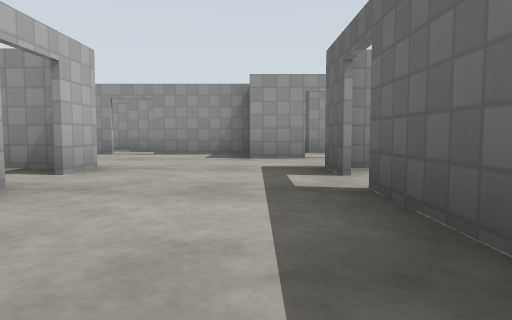
[1] (above)

24 first-person views from a walk through a world built for the Gazebo simulator. The camera is 0.72 m above the floor, tilts 4° down and sees 70° across. The floor is counted in squares, 2 m on a side. Each view is taken from the middle of a square. On the plan, view 1 faces up. The plan holds only what a view shows up to about 9 squares ahead; the rest is blank. The place goes on beyond the plan. Gazebo's built-in surfaces are drawn with simple patterns. Some surface patterns are stand-ins.

[2]
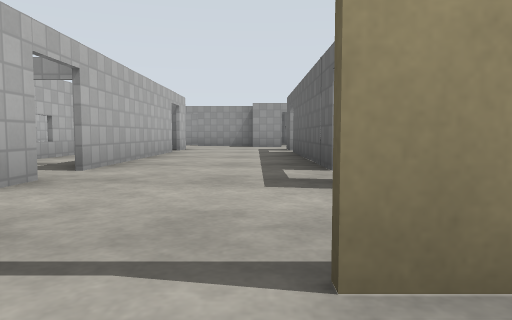

[3]
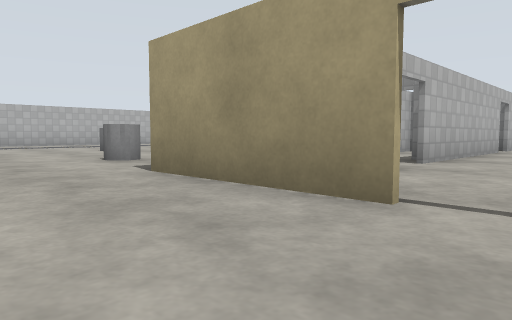

[4]
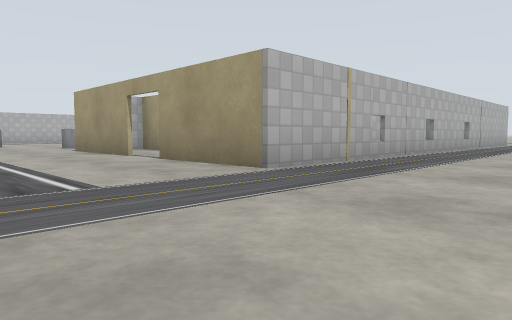

[5]
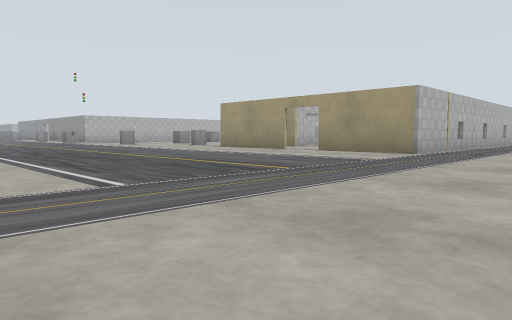

[6]
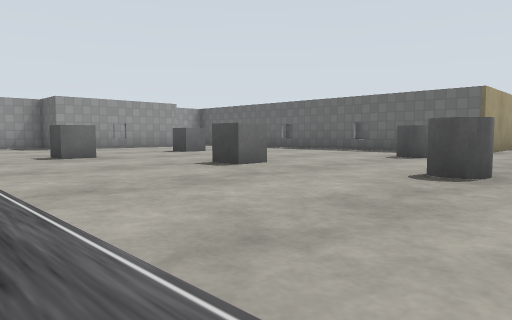

[7]
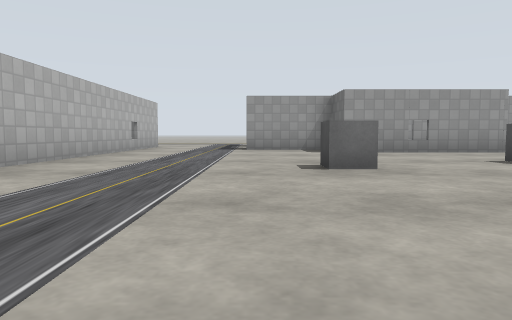

[8]
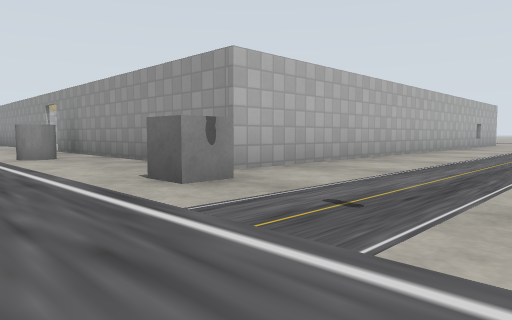

[9]
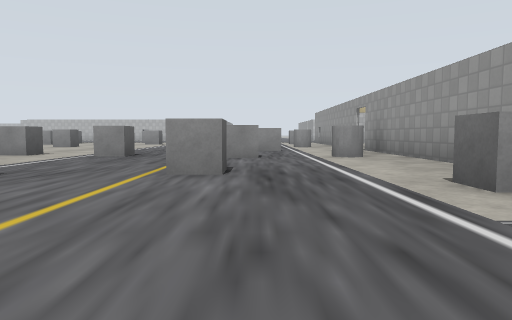

[10]
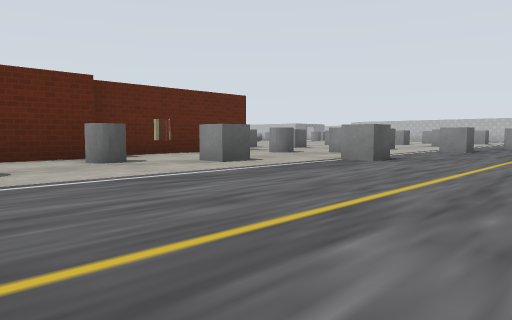

[11]
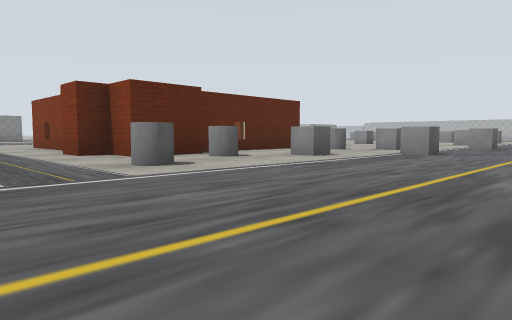

[12]
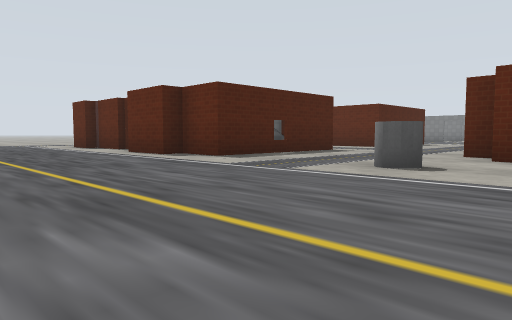

[13]
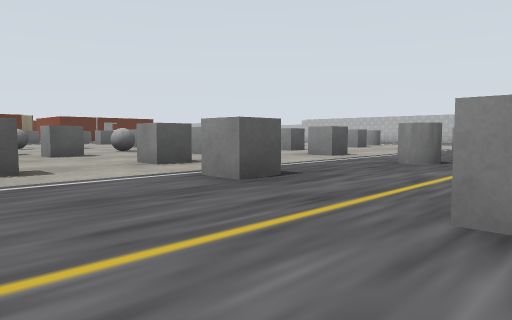

[14]
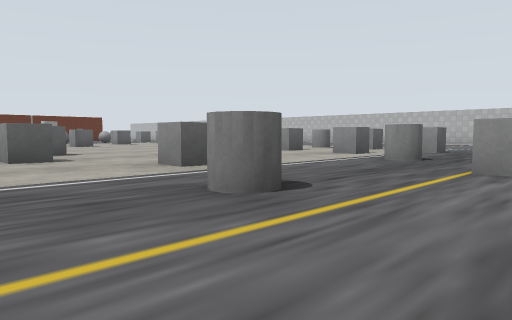

[15]
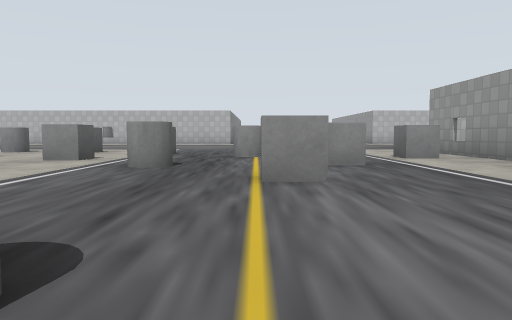

[16]
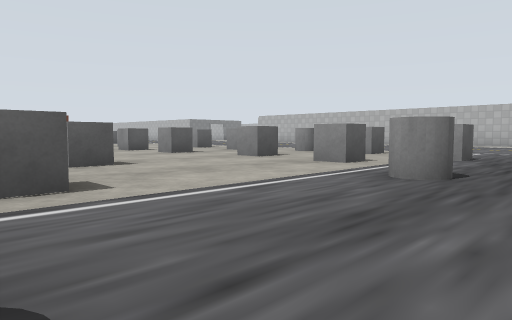

[17]
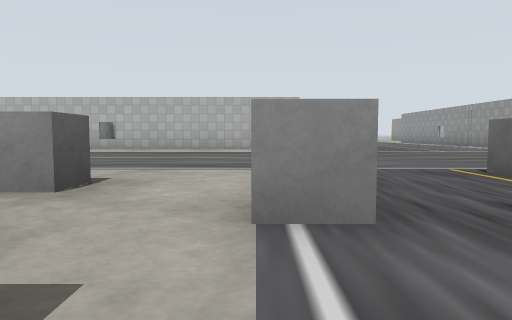

[18]
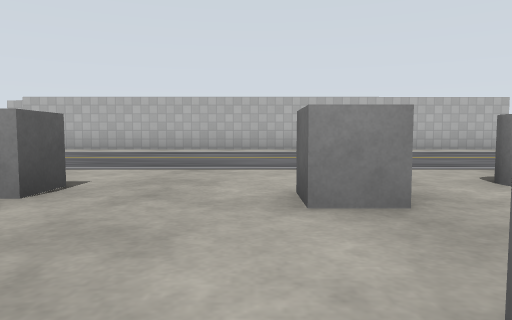

[19]
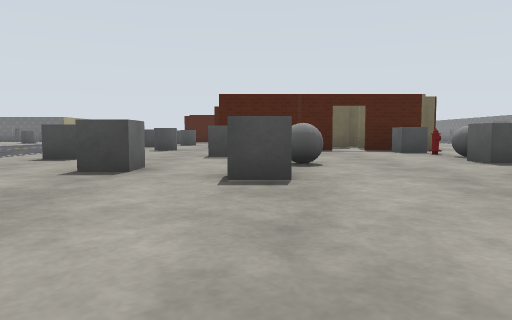

[20]
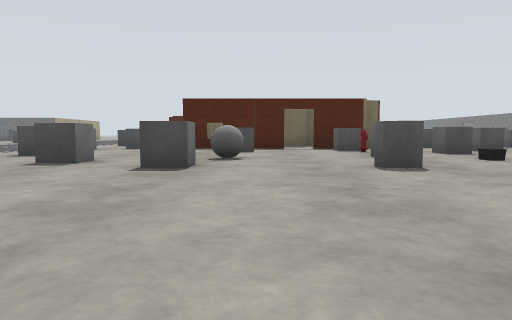

[21]
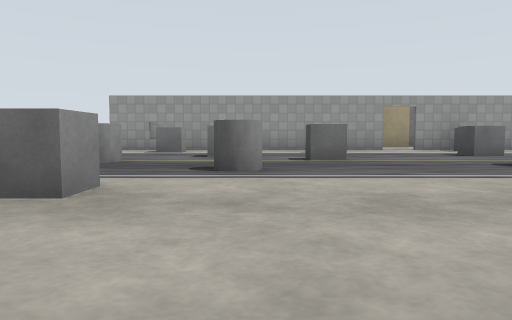

[22]
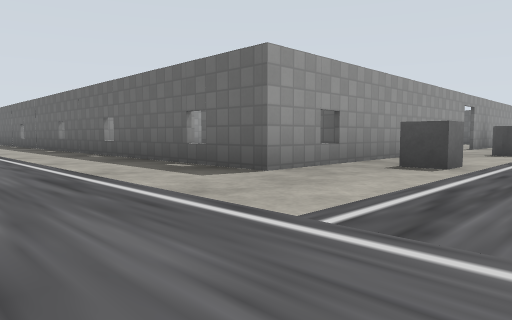

[23]
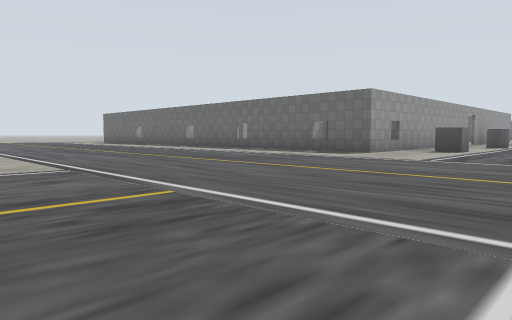

[24]
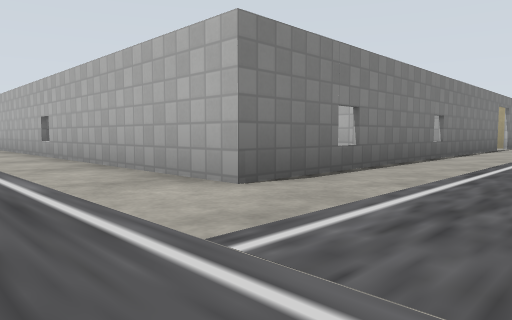

### Floor plan
Points are (right, up) in squares from view 1. A wall is a line through its corners. A room is listed if a view was taken in it or the views show most of it. See-through windows are left out.
Room 1 (view 1)
walls: (-1.7, 2.5) (-1.7, -1.5); (0.8, 3.1) (0.8, 4); (-1.7, 4) (-1.7, 3.1); (0.8, -1.4) (0.8, 2.5); (0.8, 5.5) (-0.1, 5.5); (-1.7, -2.1) (-1.7, -2.6); (0, 6.5) (-1.9, 6.5); (-2, 7.5) (-2.6, 7.5)
ways out: open door at (-2.3, -1.3) to room 2; open door at (-2.3, 2.3) to room 2; open door at (-0.5, -4) to room 2; open door at (1.3, -1.3) to room 2; open door at (1.3, 2.3) to room 2; opening at (-3, 6); open door at (-2, 7); open door at (1, 5.5)
Room 2 (views 2, 3, 4, 5, 6, 7, 8, 9, 10, 11, 12, 13, 14, 15, 16, 17, 18, 19, 20, 21, 22, 23, 24)
walls: (-19, -4.5) (-25.4, -4.5) (-25.4, 3.3); (-10.3, -12.7) (-8.8, -12.7) (-8.8, -13.5) (-8.2, -13.5) (-8.2, -14.3); (-13.8, -15.7) (-13.9, -13.2) (-10.4, -13.1); (-8.8, -15.9) (-8.7, -17.1); (-13.8, -17.9) (-13.8, -16.4); (-12.8, 5.1) (-12.8, -4.5) (-18.4, -4.5); (-5.1, -14.5) (-5.1, -10.9) (-4.1, -10.9) (-4.1, -10.5) (-2.6, -10.5); (-0.8, -4.2) (-3.3, -4.2) (-3.3, -0.9); (-5, 3.9) (-5, 3.3) (-8.2, 3.3) (-8.2, 4.5) (-10.2, 4.5); (2.4, 3.3) (2.4, -4.2) (0.1, -4.2); (-39.6, -9) (-31.8, -9) (-31.8, -18.6)
ways out: open door at (-2.3, -1.3) to room 1; open door at (-2.3, 2.3) to room 1; open door at (-0.5, -4) to room 1; open door at (1.3, -1.3) to room 1; open door at (1.3, 2.3) to room 1; opening at (-11.5, 5.5); open door at (-40, -9); open door at (-21, -4); open door at (-18.7, -4.3); open door at (-14, -16); open door at (-9, -16)
objects: grey cylinder (-26, -13); grey box (-26, -11); grey box (-26, -7); grey box (-25, -17); grey box (-25, -14); grey box (-25, -10); grey box (-24, -12); grey cylinder (-24, -8); grey box (-24, -5); grey box (-23, -16); grey box (-23, -14); grey box (-23, -11); grey box (-23, -7); grey cylinder (-22, -9); grey box (-21, -12); grey box (-21, -8); grey cylinder (-21, -6); grey box (-20, -11); grey cylinder (-19, -16); grey box (-19, -14); grey cylinder (-19, -9); other object (-18, -18); grey ball (-18, -15); grey box (-18, -12); grey box (-18, -7); other object (-18, -5); grey box (-17, -17); grey box (-17, -11); grey box (-16, -18); grey ball (-16, -17); grey box (-16, -13); grey box (-16, -9); grey box (-16, -7); grey cylinder (-16, -5); fire hydrant (-15, -17); grey box (-15, -16); grey box (-15, -15); grey box (-15, -11); grey cylinder (-14, -12); grey box (-14, -8); grey box (-13, -9); grey box (-13, -5); grey box (-11, -11); grey cylinder (-10, -12); grey box (-9, 0); grey cylinder (-8, -11); grey cylinder (-8, -5); grey box (-8, -2); grey box (-6, 1); grey cylinder (-5, -4); other object (-4, -14)

Where each view was taken, in squares from view 1:
view 1: 0 up, 0 right, facing up
view 2: 5 down, 0 right, facing up
view 3: 6 down, 0 right, facing up-left
view 4: 7 down, 5 right, facing up-left
view 5: 11 down, 5 right, facing up-left
view 6: 6 down, 11 left, facing up-right
view 7: 4 down, 10 left, facing up
view 8: 7 down, 10 left, facing up-left
view 9: 7 down, 10 left, facing left
view 10: 7 down, 8 left, facing down-left
view 11: 7 down, 6 left, facing down-left
view 12: 7 down, 10 left, facing down-right
view 13: 7 down, 14 left, facing down-left
view 14: 7 down, 17 left, facing down-left
view 15: 8 down, 18 left, facing left
view 16: 8 down, 19 left, facing down-left
view 17: 10 down, 23 left, facing left
view 18: 15 down, 23 left, facing left
view 19: 14 down, 22 left, facing right
view 20: 15 down, 23 left, facing right
view 21: 13 down, 22 left, facing up
view 22: 7 down, 28 left, facing up-right
view 23: 8 down, 32 left, facing up-right
view 24: 7 down, 30 left, facing down-left
